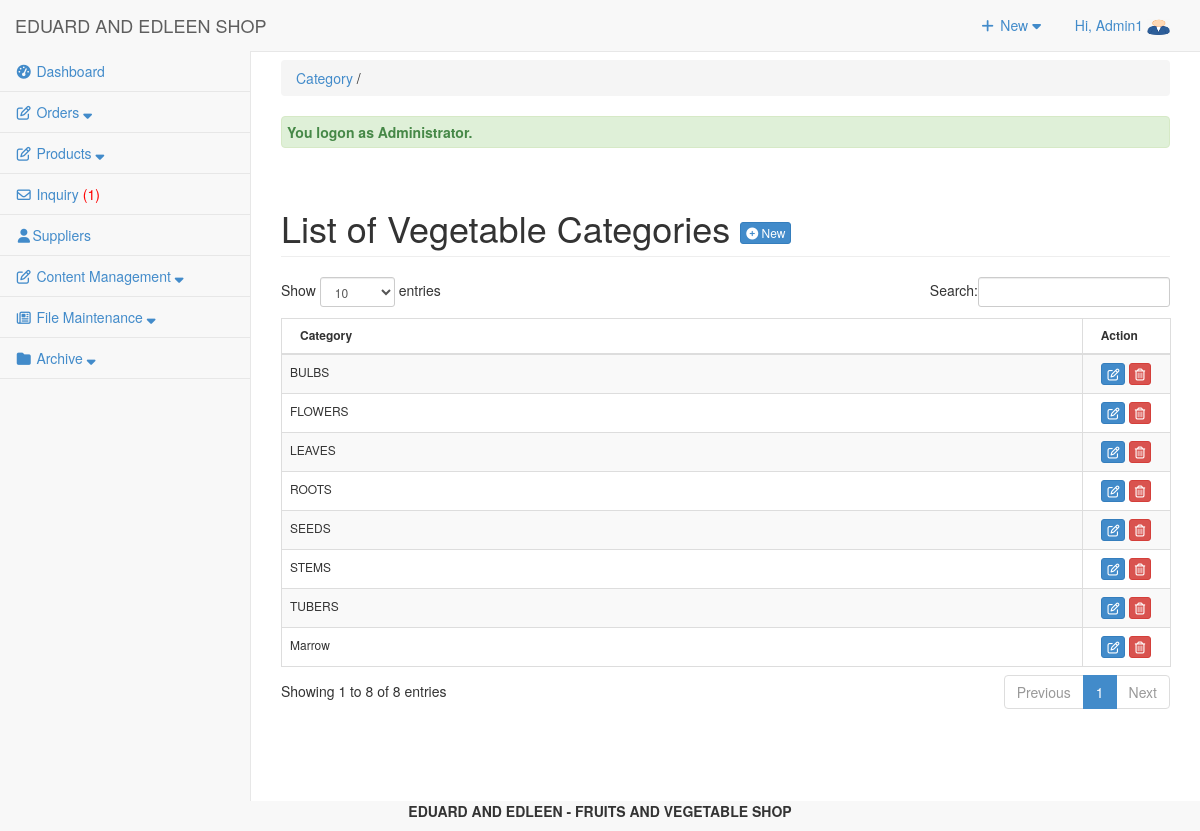
Page /admin/category1/index.php (signed in) on the committed database.
### tables this page shows
CREATE TABLE `tbluseraccount` (
  `USERID` int(11) NOT NULL,
  `U_NAME` varchar(122) NOT NULL,
  `U_USERNAME` varchar(122) NOT NULL,
  `U_PASS` varchar(122) NOT NULL,
  `U_ROLE` varchar(30) NOT NULL,
  `USERIMAGE` varchar(255) NOT NULL,
  `U_STATUS` varchar(255) NOT NULL DEFAULT 'Active'
);

CREATE TABLE `tblcategory` (
  `CATEGID` int(11) NOT NULL,
  `CATEGORIES` varchar(255) NOT NULL,
  `IS_VEGETABLE` tinyint(1) NOT NULL DEFAULT 0,
  `USERID` int(11) NOT NULL
);

### admin/category1/index.php (called while the page is built, shortened)
<?php
require_once("../../include/initialize.php");
$view = (isset($_GET['view']) && $_GET['view'] != '') ? $_GET['view'] : '';
$header=$view;
$title="Category";
require_once ("../theme/templates.php");
?>

### include/database.php (called while the page is built, shortened)
<?php
class Database {
	var $sql_string = '';
	private $conn;
	public function open_connection() {
		$this->conn = mysqli_connect(server,user,pass);
		if(!$this->conn){
			echo "Problem in database connection! Contact administrator!";
			exit();
		}else{
			$db_select = mysqli_select_db($this->conn,database_name);
		}
	}
	function setQuery($sql='') {
		$this->sql_string=$sql;
	}
	function executeQuery() {
		$result = mysqli_query($this->conn,$this->sql_string);
		return $result;
	}
	private function confirm_query($result) {
		return $result;
	}
	function loadResultList( $key='' ) {
		$cur = $this->executeQuery();
		$array = array();
		while ($row = mysqli_fetch_object($cur)) {
			if ($key) {
				$array[$row->$key] = $row;
			} else {
				$array[] = $row;
			}
		}
		return $array;
	}
	function loadSingleResult() {
		$cur = $this->executeQuery();
		while ($row = mysqli_fetch_object($cur)) {
		return $data = $row;
		}
	}
	public function num_rows($result_set) {
		return mysqli_num_rows($result_set);
	}
}
$mydb = new Database();
?>

### include/accounts.php (called while the page is built, shortened)
<?php
require_once(LIB_PATH.DS.'database.php');
class User {
	protected static  $tblname = "tbluseraccount";
	function single_user($id=""){
			global $mydb;
			$mydb->setQuery("SELECT * FROM ".self::$tblname."
				Where USERID= '{$id}' LIMIT 1");
			$cur = $mydb->loadSingleResult();
			return $cur;
	}
}
?>

### admin/category1/list.php (the view, shortened to what this page needs)
<div class="row">
      	 <div class="col-lg-12">
           <h1 class="page-header">List of Vegetable Categories  <a href="index.php?view=add" class="btn btn-primary btn-xs  ">  <i class="fa fa-plus-circle fw-fa"></i> New</a>  </h1>
      		</div>
  		 </div>
 		    <form action="controller.php?action=delete" Method="POST">
		     <div class="table-responsive">
			<table id="dash-table" class="table table-striped table-bordered table-hover"  style="font-size:12px" cellspacing="0">
			  <thead>
			  	<tr>
			  		<th>
			  		 Category</th>
			  		 <th width="10%" align="center">Action</th>
			  	</tr>
			  </thead>
			  <tbody>
			  	<?php
			  		$mydb->setQuery("SELECT `CATEGORIES`, `CATEGID`  FROM `tblcategory` WHERE `IS_VEGETABLE` = true");
			  		$cur = $mydb->loadResultList();
					foreach ($cur as $result) {
			  		echo '<tr>';
			  			echo '<td>' . $result->CATEGORIES.'</td>';
			  		echo '<td align="center"><a title="Edit" href="index.php?view=edit&id='.$result->CATEGID.'" class="btn btn-primary btn-xs  ">  <span class="fa fa-edit fw-fa"></a>
			  		     <a title="Delete" href="controller.php?action=delete&id='.$result->CATEGID.'" class="btn btn-danger btn-xs  ">  <span class="fa  fa-trash-o fw-fa "></a></td>';
			  		echo '</tr>';
			  	}
			  	?>
			  </tbody>
			</table>
			</form>

### admin/theme/templates.php (shortened to what this page needs)
<!DOCTYPE html>
<html lang="en">
<head>
<link href="<?php echo web_root; ?>admin/css/bootstrap.min.css" rel="stylesheet">
<link href="<?php echo web_root; ?>admin/css/metisMenu.min.css" rel="stylesheet">
<link href="<?php echo web_root; ?>admin/css/timeline.css" rel="stylesheet">
<link href="<?php echo web_root; ?>admin/css/sb-admin-2.css" rel="stylesheet">
<link href="<?php echo web_root; ?>admin/font/css/font-awesome.min.css" rel="stylesheet" type="text/css">
<link href="<?php echo web_root; ?>admin/font/font-awesome.min.css" rel="stylesheet" type="text/css">
<link href="<?php echo web_root; ?>admin/css/dataTables.bootstrap.css" rel="stylesheet">
<link href="<?php echo web_root; ?>css/bootstrap-datetimepicker.min.css" rel="stylesheet" media="screen">
<link href="<?php echo web_root; ?>css/datepicker.css" rel="stylesheet" media="screen">
<link href="<?php echo web_root; ?>admin/css/costum.css" rel="stylesheet">
<link href="<?php echo web_root; ?>admin/css/ekko-lightbox.css" rel="stylesheet">
</head>
  <?php
    $query = "SELECT * FROM tblsummary WHERE ORDEREDSTATS = 'Pending'";
    $mydb->setQuery($query);
    $query = "SELECT * FROM tblinquiry WHERE INQSTATUS = 'NEW'";
    $mydb->setQuery($query);
    $cur = $mydb->executeQuery();
    $rowscount = $mydb->num_rows($cur);
    $res = isset($rowscount)? $rowscount : 0;
    if($res>0){
    $inquiry = '<span style="color:red;">('.$res.')</span>';
    }else{
        $inquiry = '<span> ('.$res.')</span>';
    }
?>
<body>
   <div id="wrapper">
        <nav class="navbar navbar-default navbar-static-top  " role="navigation" style="margin-bottom: 0">
            <div class="navbar-header">
                 <a class="navbar-brand"  href="<?php echo web_root; ?>admin/index.php" >EDUARD AND EDLEEN SHOP</a>
            </div>
            <ul class="nav navbar-top-links navbar-right">
                 <li class="dropdown">
                    <a class="dropdown-toggle" data-toggle="dropdown" href="#">
                        <i class="fa fa-plus fa-fw"></i> New  <i class="fa fa-caret-down"></i>
                    </a>
                </li>
<?php
 $user = New User();
$singleuser = $user->single_user($_SESSION['USERID']);
?>
                <li class="dropdown">
                    <a class="dropdown-toggle" data-toggle="dropdown" href="#">
                        Hi, <?php echo $_SESSION['U_NAME']; ?> <img title="profile image" width="23px" height="17px" src="<?php echo web_root.'admin/user/'.$singleuser ->USERIMAGE ?>">
                    </a>
                </li>
            </ul>
            <div class="navbar-default sidebar" role="navigation">
                <div class="sidebar-nav navbar-collapse">
                    <ul class="nav" id="side-menu">
                        <li>
                             <a href="<?php echo web_root; ?>admin/dashboard/"><i class="fa fa-tachometer fa-fw"></i>  Dashboard </a>
                        </li>
                        <li class="nav-item">
                            <a class="nav-link" data-toggle="collapse" href="#collapseExample4" aria-expanded="false" aria-controls="collapseExample">
                                <i class="fa fa-pencil-square-o fa-fw"></i><span class="menu-orders"> Orders <i class="fa fa-sort-down"></i></span>
                            </a>
                        </li>
                        <li class="nav-item">
                            <a class="nav-link" data-toggle="collapse" href="#collapseExample5" aria-expanded="false" aria-controls="collapseExample">
                                <i class="fa fa-pencil-square-o fa-fw"></i><span class="menu-title"> Products <i class="fa fa-sort-down"></i></span>
                            </a>
                        </li>
                        <li>
                             <a href="<?php echo web_root; ?>admin/inquiry/" ><i class="fa fa-envelope-o fa-fw"></i>  Inquiry <?php echo $inquiry; ?></a>
                        </li>
                        <li>
                             <a href="<?php echo web_root; ?>admin/supplier/" ><i class="fa fa-user fa-fw"></i>Suppliers</a>
                        </li>
                        <li class="nav-item">
                            <a class="nav-link" data-toggle="collapse" href="#collapseExample1" aria-expanded="false" aria-controls="collapseExample">
                                <i class="fa fa-pencil-square-o fa-fw"></i><span class="menu-title"> Content Management <i class="fa fa-sort-down"></i></span>
                            </a>
                        </li>
                        <li class="nav-item">
                            <a class="nav-link" data-toggle="collapse" href="#collapseExample3" aria-expanded="false" aria-controls="collapseExample">
                                <i class="fa fa-newspaper-o fa-fw"></i><span class="menu-title"> File Maintenance <i class="fa fa-sort-down"></i></span>
                            </a>
                        </li>
                        <?php if ($_SESSION['U_ROLE']=='Administrator') {
                        ?>
                        <li class="nav-item">
                            <a class="nav-link" data-toggle="collapse" href="#collapseExample2" aria-expanded="false" aria-controls="collapseExample">
                                <i class="fa fa-folder fa-fw"></i><span class="menu-title"> Archive <i class="fa fa-sort-down"></i></span>
                            </a>
                        </li>
                 <?php }  ?>
                    </ul>
                </div>
            </div>
        </nav>
  <div id="page-wrapper">
            <div class="row" >
                <div class="col-lg-12">
                    <?php
                    if ($title<>'Dashboard'){
                       echo   '<p class="breadcrumb" style="margin-top: 8px;">
                        <a href="index.php" title="'. $title.'" >'. $title.'</a>
                        '.(isset($header) ? ' / '. $header : '').'  </p>'  ;
                    } ?>
                  <?php require_once $content; ?>
                </div>
            </div>
        </div>
    </div>
</body>
      <footer><p  style="text-align: center;font-weight: bold;"> EDUARD AND EDLEEN - FRUITS AND VEGETABLE SHOP </p></footer>
</html>

### admin/css/sb-admin-2.css (style rules this page uses)
body { background-color: #f8f8f8; }
#wrapper { width: 100%; }
#page-wrapper { padding: 0 15px; min-height: 568px; background-color: #fff; }
@media (min-width:768px) { #page-wrapper { position: inherit; margin: 0 0 0 250px; padding: 0 30px; border-left: 1px solid #e7e7e7; } }
.navbar-top-links { margin-right: 0; }
.navbar-top-links li { display: inline-block; }
.navbar-top-links li:last-child { margin-right: 15px; }
.navbar-top-links li a { padding: 15px; min-height: 50px; }
.sidebar .sidebar-nav.navbar-collapse { padding-right: 0; padding-left: 0; }
.sidebar ul li { border-bottom: 1px solid #e7e7e7; }
@media (min-width:768px) { .sidebar { z-index: 1; position: absolute; width: 250px; margin-top: 51px; } }

### rows in the picture
tbluseraccount: USERIMAGE (picture)
tblcategory: CATEGORIES "BULBS"
tblcategory: CATEGORIES "FLOWERS"
tblcategory: CATEGORIES "LEAVES"
tblcategory: CATEGORIES "ROOTS"
tblcategory: CATEGORIES "SEEDS"
tblcategory: CATEGORIES "STEMS"
tblcategory: CATEGORIES "TUBERS"
tblcategory: CATEGORIES "Marrow"

### other values in the picture
$_SESSION['U_NAME'] "Admin1"
$res "1"
$title "Category"
$_SESSION['message'] "You logon as Administrator."
